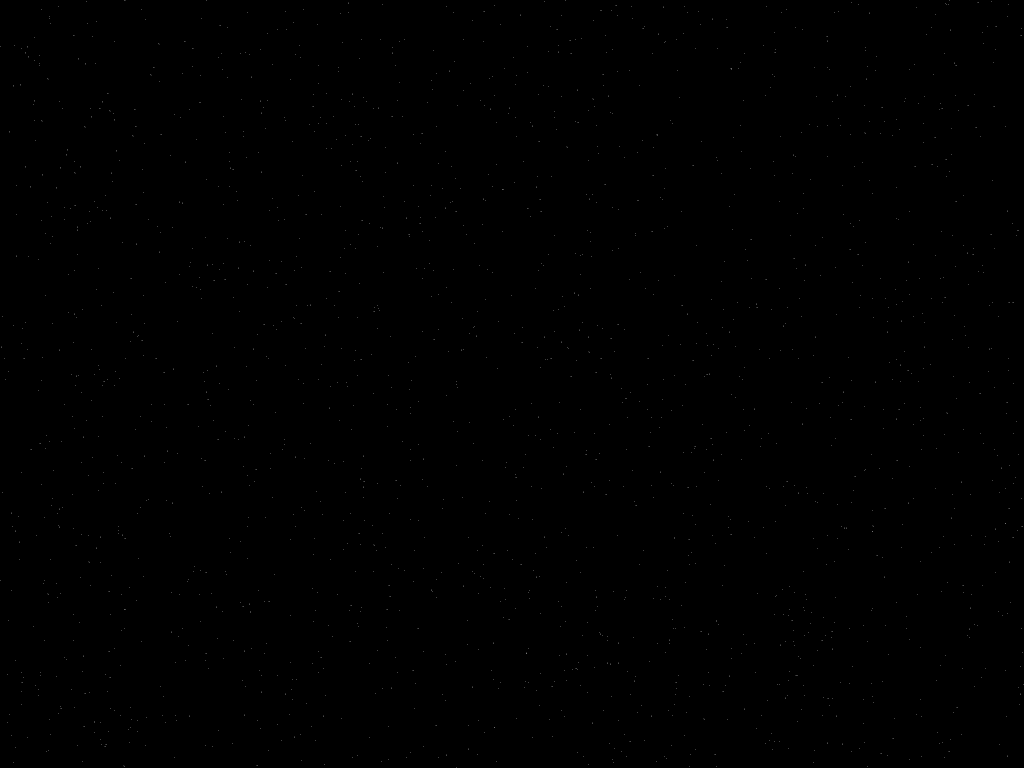
Frame 1 (no input)
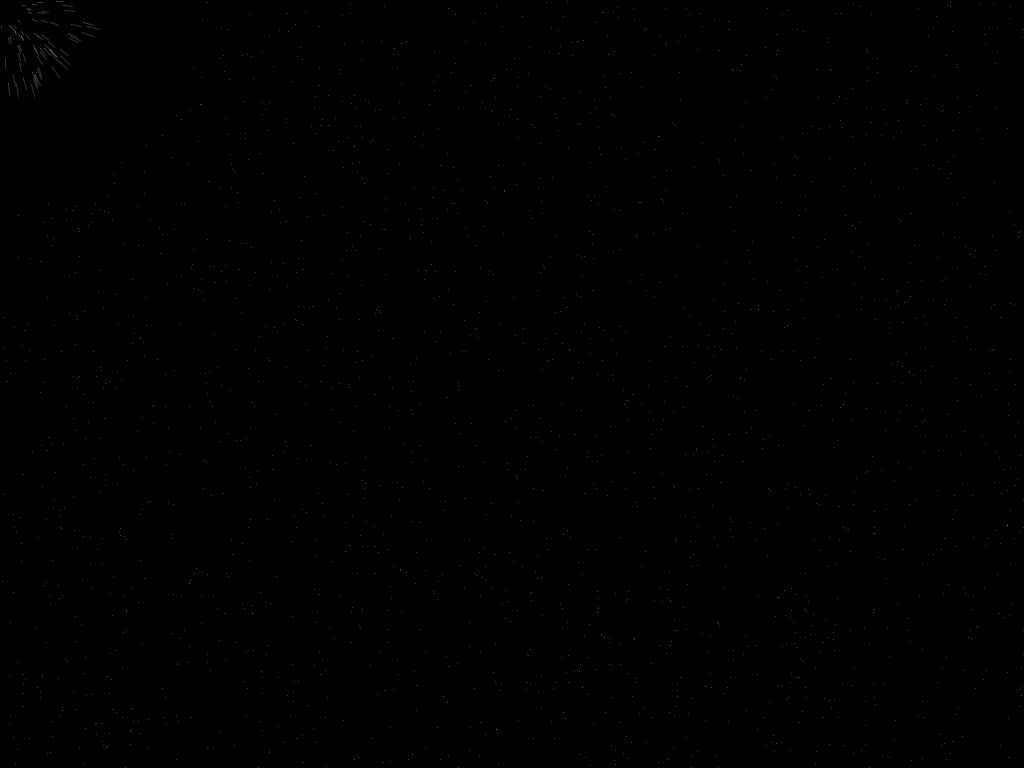
Frame 60 (the mouse pressed at the canvas centre just before this capture)
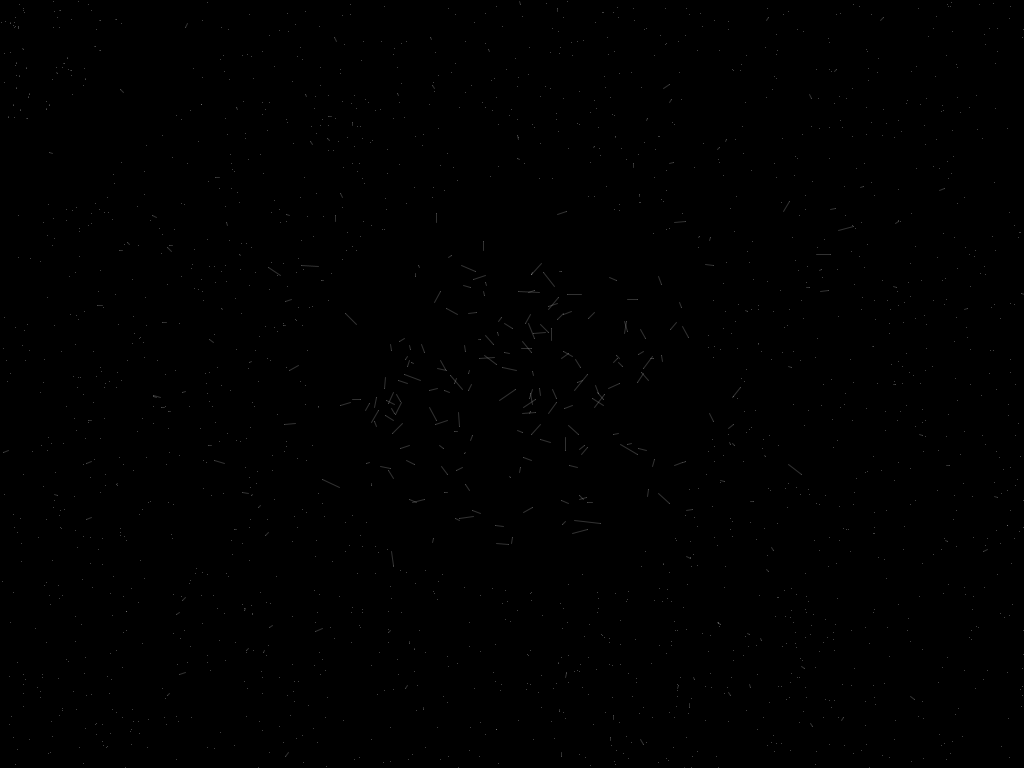
Frame 120 (the mouse held since frame 60 and released just before this capture)

The Processing sketch that drew these frames (run headless with seeded random() and noise(); from frame 60 on, the mouse is pressed at the canvas centre):

// Processing sketch: dust
// ── dust.pde

class Particule {
  float x, y, r, speed;
  color col;
  PVector location, velocity, gravityPoint;

  Particule( float _x, float _y, float _radius, color _color) {
    //x = _x; y = _y;
    r = _radius; 
    col = _color;
    speed = 1;
    location = new PVector(_x, _y);
    velocity = new PVector(speed, speed);
    gravityPoint = new PVector(width/2,height/2);

  }

  Particule( float _x, float _y ) {
    this( _x, _y, random(5, 15), color(random(100, 255), random(100, 255), random(100, 255)) );
  }

  Particule() {
    this( random(0, width), random(0, height) );
  }
  
  void setGravityPoint( float _x, float _y ){
     gravityPoint = new PVector(_x, _y);
  }
  
  void unsetGravity(){
     gravityPoint = null;
  }

  void display() {
    stroke(col);
   //velocity.div(10);
    
    if(gravityPoint == null){
      velocity.mult(0.95);
    }else{
      velocity.add( PVector.mult(PVector.sub(gravityPoint, location), 0.05) );  
      stroke(255,255,255,20);
      strokeWeight(1);
      //line(location.x,location.y, mouseX, mouseY);
    }
    

    float oldX = location.x;
    float oldY = location.y;
  
    location.add( PVector.div(velocity, 10) );
    
    
    
    if(location.x > width || location.x < 0){
      velocity.x = -velocity.x;
    }
    if(location.y > height || location.y < 0){
      velocity.y = -velocity.y;
    }
    stroke(255,255,255, 50);
    line(oldX,oldY,location.x,location.y);
    //stroke(255,255,255);
    point(location.x,location.y);
    /*
    noStroke();
    int mx = 10;
    
    strokeWeight(2);
    for (int i=0;i<mx; i++) {
      color c = color(red(col-i*5), green(col-i*5), blue(col-i*5), 6 );
      fill( c );
      
      stroke(color(red(col+100), green(col+100), blue(col+100)));
      point(location.x,location.y);
      noStroke();
      ellipse(location.x, location.y, (mx-i)*r/3, (mx-i)*r/3);
    }
    */
  }
}

class Cloud{
    
   ArrayList particules;
 
   Cloud(int nb){
     particules = new ArrayList<Particule>();
     for(int i=0;i<nb; i++){
        addParticule(); 
     }
   }
   
  
   void addParticule(){
       particules.add(new Particule());
   }
   
   void display(){
      PVector mouse = new PVector(mouseX, mouseY);
      for(int i=0; i<particules.size(); i++){
          
         Particule p = (Particule)particules.get(i);
         
         if( PVector.dist( mouse, p.location ) < 200 ){
            if(mousePressed){
              p.setGravityPoint( random(0,width), random(0,height) );
            }else{
              p.setGravityPoint( mouse.x, mouse.y );
            }
         }else{
            p.unsetGravity(); 
         }           
         
         
        
         p.display();
      }
   }
}


Particule p;
Cloud cloud;

void setup() {
  background(0);
  size(1024, 768);
  //p = new Particule(width/2, height/2);
  cloud = new Cloud(2000);
}

void draw() {
  background(0);
  //fill(0,0,0,95);
  //rect(0,0,width,height);
  cloud.display();
}
